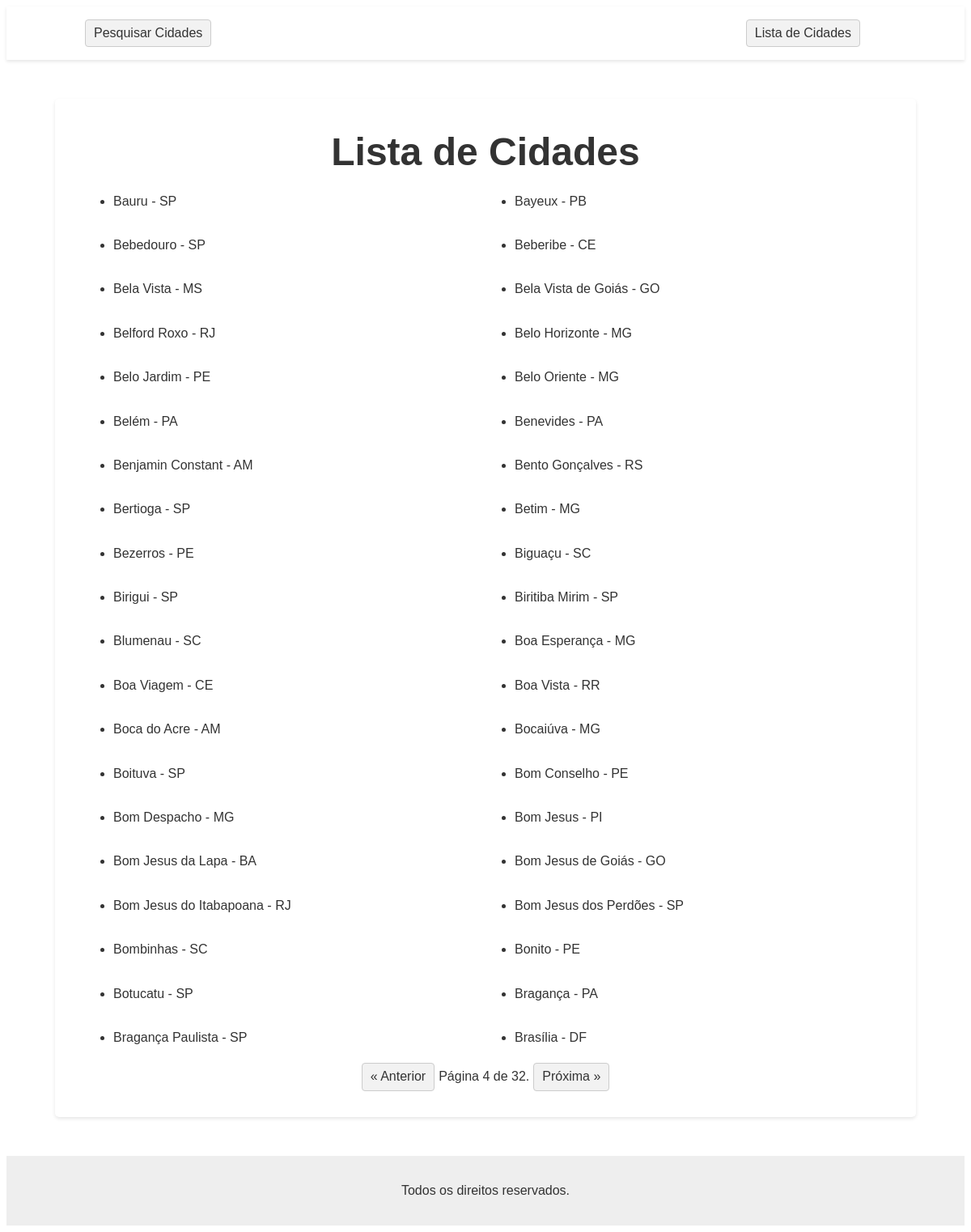
/?page=4, run on the app's committed database.
### findCity/models.py (models this page shows)
class City(models.Model):
	state = models.ForeignKey(State, verbose_name=u'estado',on_delete=models.CASCADE)
	name = models.CharField(max_length=100, verbose_name=u'nome da cidade', null=True, blank=True)

class State(models.Model):
	class Meta:
		verbose_name = u'estado'
	name = models.CharField(max_length=100, verbose_name=u'nome')
	slug = models.CharField(max_length=2, verbose_name=u'sigla')

### findCity/views.py (the view, shortened to what this page needs)
# urls.py: path('', CityListView.as_view(), name='city_list'),
class CityListView(ListView):
	model = City
	template_name = 'city_list.html'
	paginate_by = 40
	ordering = ['name']
	def dispatch(self, request, *args, **kwargs):
		try:
			return super().dispatch(request, *args, **kwargs)
		except Exception as e:
			return HttpResponse(str(e), status=500)

### templates/city_list.html
{% extends "base.html" %}
{% block content %}
<h1>Lista de Cidades</h1>
<ul class ="city-list">
	{% for city in object_list %}
	<li>{{ city.name }} - {{ city.state.slug }}</li>
	{% empty %}
	<li>Não há cidades para mostrar.</li>
	{% endfor %}
</ul>
{% if page_obj.has_other_pages %}
<div >
	<nav class="pagination">
		{% if page_obj.has_previous %}
			<a href="?page={{ page_obj.previous_page_number }}">&laquo; Anterior</a>
		{% endif %}
		<span>
			Página {{ page_obj.number }} de {{ page_obj.paginator.num_pages }}.
		</span>
		{% if page_obj.has_next %}
			<a href="?page={{ page_obj.next_page_number }}">Próxima &raquo;</a>
		{% endif %}
	</nav>
</div>
{% endif %}
{% endblock %}

### static/css/style.css (style rules this page uses)
body { font-family: Arial, sans-serif; font-size: 16px; line-height: 1.4; color: #333; }
h1, h2, h3 { margin: 0; }
h1 { font-size: 3em; text-align: center; }
.city-list { display: grid; grid-template-columns: 1fr 1fr; grid-gap: 2em; }
.pagination { display: flex; justify-content: center; align-items: center; margin-top: 20px; }
.pagination a { display: inline-block; padding: 5px 10px; margin: 0 5px; background-color: #f2f2f2; border: 1px solid #ccc; border-radius: 4px; color: #333; text-decoration: none; }

### data on the page
City: name "Bauru", state.slug "SP"
City: name "Bayeux", state.slug "PB"
City: name "Bebedouro", state.slug "SP"
City: name "Beberibe", state.slug "CE"
City: name "Bela Vista", state.slug "MS"
City: name "Bela Vista de Goiás", state.slug "GO"
City: name "Belford Roxo", state.slug "RJ"
City: name "Belo Horizonte", state.slug "MG"
City: name "Belo Jardim", state.slug "PE"
City: name "Belo Oriente", state.slug "MG"
City: name "Belém", state.slug "PA"
City: name "Benevides", state.slug "PA"
City: name "Benjamin Constant", state.slug "AM"
City: name "Bento Gonçalves", state.slug "RS"
City: name "Bertioga", state.slug "SP"
City: name "Betim", state.slug "MG"
City: name "Bezerros", state.slug "PE"
City: name "Biguaçu", state.slug "SC"
City: name "Birigui", state.slug "SP"
City: name "Biritiba Mirim", state.slug "SP"
City: name "Blumenau", state.slug "SC"
City: name "Boa Esperança", state.slug "MG"
City: name "Boa Viagem", state.slug "CE"
City: name "Boa Vista", state.slug "RR"
City: name "Boca do Acre", state.slug "AM"
City: name "Bocaiúva", state.slug "MG"
City: name "Boituva", state.slug "SP"
City: name "Bom Conselho", state.slug "PE"
City: name "Bom Despacho", state.slug "MG"
City: name "Bom Jesus", state.slug "PI"
City: name "Bom Jesus da Lapa", state.slug "BA"
City: name "Bom Jesus de Goiás", state.slug "GO"
City: name "Bom Jesus do Itabapoana", state.slug "RJ"
City: name "Bom Jesus dos Perdões", state.slug "SP"
City: name "Bombinhas", state.slug "SC"
City: name "Bonito", state.slug "PE"
City: name "Botucatu", state.slug "SP"
City: name "Bragança", state.slug "PA"
City: name "Bragança Paulista", state.slug "SP"
City: name "Brasília", state.slug "DF"

### other printed values
{{ page_obj.number }} "4"
{{ page_obj.paginator.num_pages }} "32"
